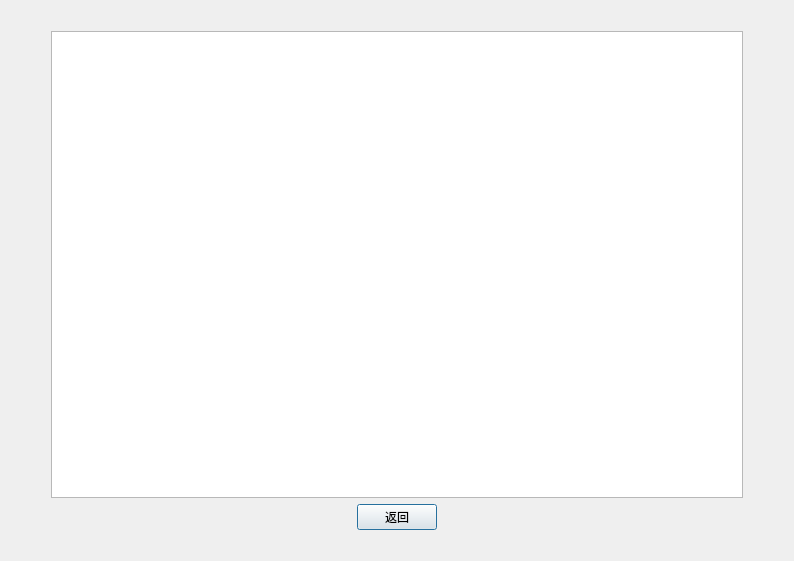
<?xml version="1.0" encoding="UTF-8"?>
<ui version="4.0">
 <class>courseshow</class>
 <widget class="QDialog" name="courseshow">
  <property name="geometry">
   <rect>
    <x>0</x>
    <y>0</y>
    <width>794</width>
    <height>561</height>
   </rect>
  </property>
  <property name="windowTitle">
   <string>Dialog</string>
  </property>
  <layout class="QGridLayout" name="gridLayout">
   <item row="0" column="1">
    <spacer name="verticalSpacer">
     <property name="orientation">
      <enum>Qt::Vertical</enum>
     </property>
     <property name="sizeType">
      <enum>QSizePolicy::Fixed</enum>
     </property>
     <property name="sizeHint" stdset="0">
      <size>
       <width>20</width>
       <height>20</height>
      </size>
     </property>
    </spacer>
   </item>
   <item row="1" column="0">
    <spacer name="horizontalSpacer">
     <property name="orientation">
      <enum>Qt::Horizontal</enum>
     </property>
     <property name="sizeType">
      <enum>QSizePolicy::Fixed</enum>
     </property>
     <property name="sizeHint" stdset="0">
      <size>
       <width>40</width>
       <height>20</height>
      </size>
     </property>
    </spacer>
   </item>
   <item row="1" column="1">
    <widget class="QTableView" name="tableView"/>
   </item>
   <item row="1" column="2">
    <spacer name="horizontalSpacer_2">
     <property name="orientation">
      <enum>Qt::Horizontal</enum>
     </property>
     <property name="sizeType">
      <enum>QSizePolicy::Fixed</enum>
     </property>
     <property name="sizeHint" stdset="0">
      <size>
       <width>40</width>
       <height>20</height>
      </size>
     </property>
    </spacer>
   </item>
   <item row="2" column="1">
    <layout class="QHBoxLayout" name="horizontalLayout">
     <item>
      <spacer name="horizontalSpacer_3">
       <property name="orientation">
        <enum>Qt::Horizontal</enum>
       </property>
       <property name="sizeHint" stdset="0">
        <size>
         <width>40</width>
         <height>20</height>
        </size>
       </property>
      </spacer>
     </item>
     <item>
      <widget class="QPushButton" name="back">
       <property name="text">
        <string>返回</string>
       </property>
      </widget>
     </item>
     <item>
      <spacer name="horizontalSpacer_4">
       <property name="orientation">
        <enum>Qt::Horizontal</enum>
       </property>
       <property name="sizeHint" stdset="0">
        <size>
         <width>40</width>
         <height>20</height>
        </size>
       </property>
      </spacer>
     </item>
    </layout>
   </item>
   <item row="3" column="1">
    <spacer name="verticalSpacer_2">
     <property name="orientation">
      <enum>Qt::Vertical</enum>
     </property>
     <property name="sizeType">
      <enum>QSizePolicy::Fixed</enum>
     </property>
     <property name="sizeHint" stdset="0">
      <size>
       <width>20</width>
       <height>20</height>
      </size>
     </property>
    </spacer>
   </item>
  </layout>
 </widget>
 <resources/>
 <connections>
  <connection>
   <sender>back</sender>
   <signal>clicked()</signal>
   <receiver>courseshow</receiver>
   <slot>close()</slot>
   <hints>
    <hint type="sourcelabel">
     <x>236</x>
     <y>333</y>
    </hint>
    <hint type="destinationlabel">
     <x>237</x>
     <y>184</y>
    </hint>
   </hints>
  </connection>
 </connections>
</ui>
